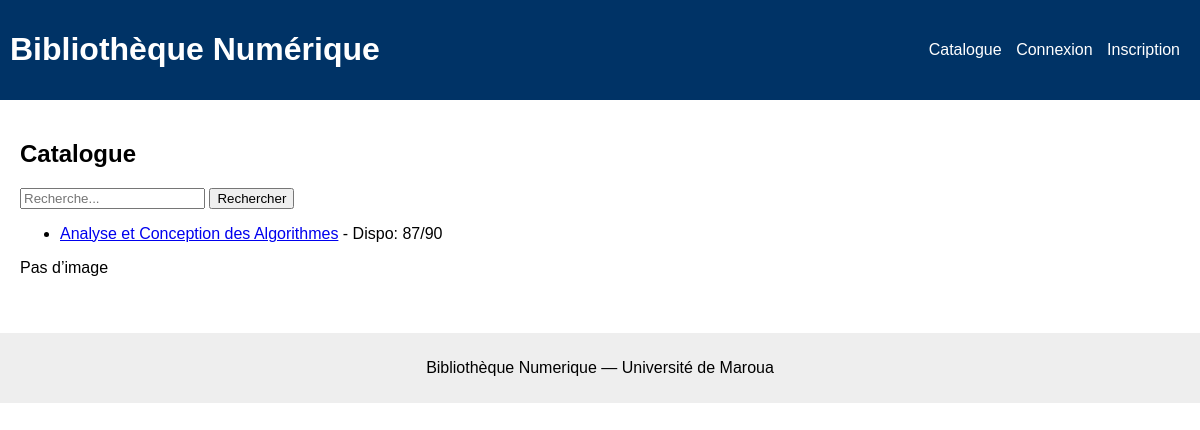
The page /books/ on the database its author committed.
### catalog/models.py (models this page shows, shortened)
class Book(models.Model):
    title = models.CharField(max_length=300)
    description = models.TextField(blank=True)
    authors = models.ManyToManyField(Author, blank=True)
    category = models.ForeignKey(Category, on_delete=models.SET_NULL, null=True, blank=True)
    total_copies = models.IntegerField(default=1)
    available_copies = models.IntegerField(default=1)
    file = models.FileField(upload_to='books/', null=True, blank=True)
    cover_url = models.URLField(blank=True)
    created_at = models.DateTimeField(auto_now_add=True)
    is_new = models.BooleanField(default=False)

### catalog/views.py (the view)
# urls.py: path('books/', views.book_list, name='book_list'),
def book_list(request):
    q = request.GET.get('q','')
    if q:
        books = Book.objects.filter(title__icontains=q) | Book.objects.filter(description__icontains=q)
    else:
        books = Book.objects.all()
    return render(request, 'catalog/book_list.html', {'books': books, 'q': q})

### templates/catalog/book_list.html
{% extends 'catalog/base.html' %}
{% block content %}
<h2>Catalogue</h2>
<form method="get">
  <input type="text" name="q" placeholder="Recherche..." value="{{ q }}">
  <button type="submit">Rechercher</button>
</form>
<ul>
  {% for book in books %}
    <li>
      <a href="{% url 'book_detail' book.pk %}">{{ book.title }}</a>
      - Dispo: {{ book.available_copies }}/{{ book.total_copies }}
    </li>
  {% empty %}
    <li>Pas de livres trouvés.</li>
  {% endfor %}
</ul>
{% if book.cover %}
    <img src="{{ book.cover.url }}" width="100">
{% else %}
    <p>Pas d’image</p>
{% endif %}
{% endblock %}

### static/css/style.css (style rules this page uses)
body { font-family: Arial, sans-serif; margin:0; padding:0; }

### rows shown on the page
Book: title "Analyse et Conception des Algorithmes", available_copies "87", total_copies "90"
